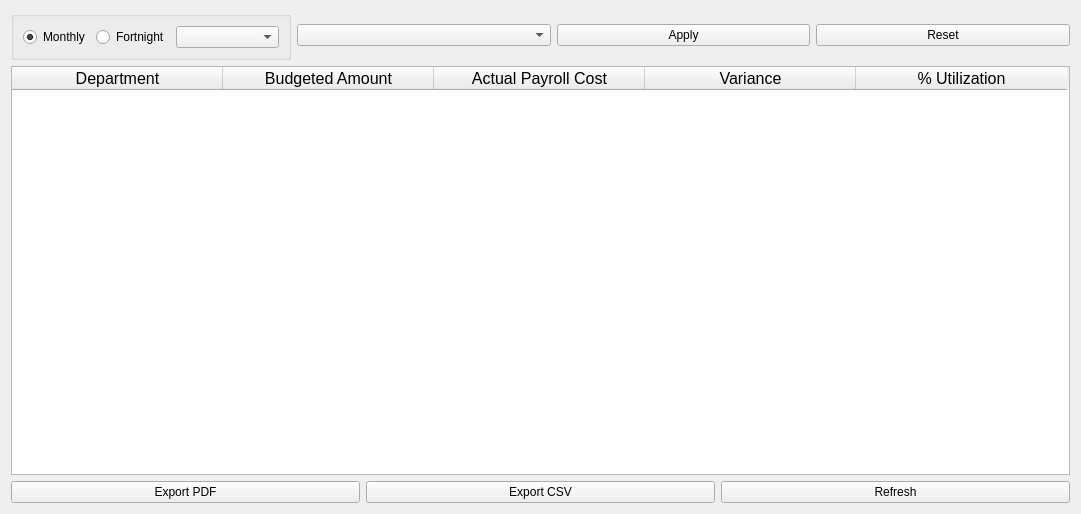
<?xml version="1.0" encoding="UTF-8"?>
<ui version="4.0">
 <class>BudgetUtilWidget</class>
 <widget class="QWidget" name="BudgetUtilWidget">
  <property name="geometry">
   <rect>
    <x>0</x>
    <y>0</y>
    <width>1081</width>
    <height>514</height>
   </rect>
  </property>
  <property name="sizePolicy">
   <sizepolicy hsizetype="Expanding" vsizetype="Expanding">
    <horstretch>0</horstretch>
    <verstretch>0</verstretch>
   </sizepolicy>
  </property>
  <property name="windowTitle">
   <string>Budget Utilizations</string>
  </property>
  <property name="layoutDirection">
   <enum>Qt::LeftToRight</enum>
  </property>
  <layout class="QVBoxLayout" name="verticalLayout_2">
   <item>
    <layout class="QVBoxLayout" name="verticalLayout">
     <item>
      <layout class="QHBoxLayout" name="TopLayout">
       <item>
        <widget class="QGroupBox" name="groupBox">
         <property name="title">
          <string/>
         </property>
         <layout class="QHBoxLayout" name="horizontalLayout">
          <item>
           <widget class="QRadioButton" name="radioButton_2">
            <property name="text">
             <string>Monthly</string>
            </property>
            <property name="checked">
             <bool>true</bool>
            </property>
           </widget>
          </item>
          <item>
           <widget class="QRadioButton" name="radioButton">
            <property name="text">
             <string>Fortnight</string>
            </property>
           </widget>
          </item>
          <item>
           <widget class="QComboBox" name="payrollPeriodFilter">
            <property name="placeholderText">
             <string>PayrollPeriod</string>
            </property>
           </widget>
          </item>
         </layout>
        </widget>
       </item>
       <item>
        <widget class="QComboBox" name="departmentFilter">
         <property name="placeholderText">
          <string>Department</string>
         </property>
        </widget>
       </item>
       <item>
        <widget class="QPushButton" name="applyButton">
         <property name="text">
          <string>Apply</string>
         </property>
        </widget>
       </item>
       <item>
        <widget class="QPushButton" name="resetButton">
         <property name="text">
          <string>Reset</string>
         </property>
        </widget>
       </item>
      </layout>
     </item>
     <item>
      <widget class="QTableWidget" name="tableWidget">
       <property name="sizePolicy">
        <sizepolicy hsizetype="Expanding" vsizetype="Expanding">
         <horstretch>0</horstretch>
         <verstretch>0</verstretch>
        </sizepolicy>
       </property>
       <property name="font">
        <font>
         <pointsize>12</pointsize>
        </font>
       </property>
       <property name="layoutDirection">
        <enum>Qt::LeftToRight</enum>
       </property>
       <property name="autoFillBackground">
        <bool>false</bool>
       </property>
       <property name="lineWidth">
        <number>0</number>
       </property>
       <attribute name="horizontalHeaderVisible">
        <bool>true</bool>
       </attribute>
       <attribute name="horizontalHeaderCascadingSectionResizes">
        <bool>false</bool>
       </attribute>
       <attribute name="horizontalHeaderDefaultSectionSize">
        <number>211</number>
       </attribute>
       <column>
        <property name="text">
         <string>Department</string>
        </property>
        <property name="font">
         <font>
          <pointsize>12</pointsize>
         </font>
        </property>
       </column>
       <column>
        <property name="text">
         <string>Budgeted Amount</string>
        </property>
        <property name="font">
         <font>
          <pointsize>12</pointsize>
         </font>
        </property>
       </column>
       <column>
        <property name="text">
         <string>Actual Payroll Cost</string>
        </property>
        <property name="font">
         <font>
          <pointsize>12</pointsize>
         </font>
        </property>
       </column>
       <column>
        <property name="text">
         <string>Variance</string>
        </property>
        <property name="font">
         <font>
          <pointsize>12</pointsize>
         </font>
        </property>
       </column>
       <column>
        <property name="text">
         <string>% Utilization</string>
        </property>
        <property name="font">
         <font>
          <pointsize>12</pointsize>
         </font>
        </property>
       </column>
      </widget>
     </item>
     <item>
      <layout class="QHBoxLayout" name="BottomLayout">
       <item>
        <widget class="QPushButton" name="exportPDFButton">
         <property name="text">
          <string>Export PDF</string>
         </property>
        </widget>
       </item>
       <item>
        <widget class="QPushButton" name="exportCSVButton">
         <property name="text">
          <string>Export CSV</string>
         </property>
        </widget>
       </item>
       <item>
        <widget class="QPushButton" name="refreshButton">
         <property name="text">
          <string>Refresh</string>
         </property>
        </widget>
       </item>
      </layout>
     </item>
    </layout>
   </item>
  </layout>
 </widget>
 <resources/>
 <connections/>
</ui>
